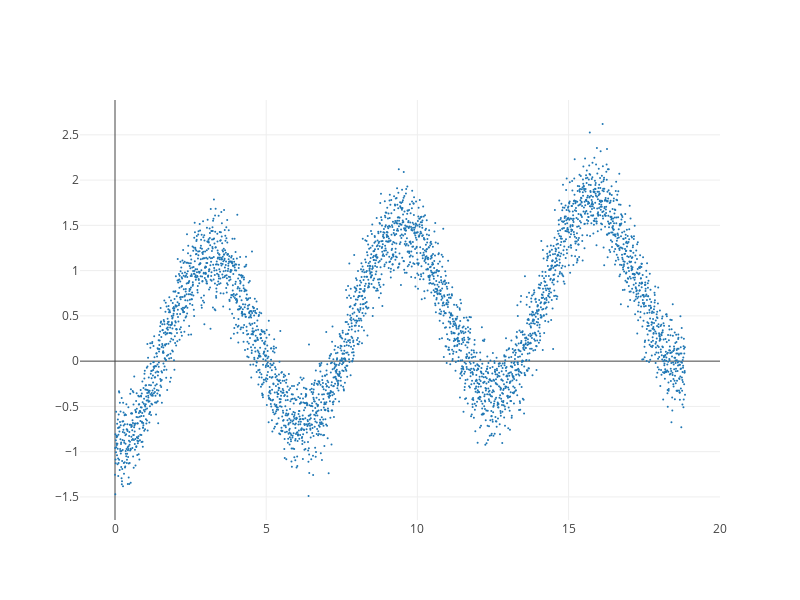

The cell this chart's notebook holds for it:
### Code cell
mychart(x,y)

### Figure 1 — Plotly figure (JSON) as saved in the notebook; plotly's stock layout.template omitted (floating-point values rounded to 4 significant figures; data arrays with more than 128 entries replaced by an {"elided": "..."} marker saying what was removed)
{"data": [{"marker": {"size": 2}, "mode": "markers", "type": "scatter", "uid": "1b5dcdfa-bdad-11e8-8649-9f5ff429174c", "x": {"elided": "4000 float values"}, "y": {"elided": "4000 float values"}}], "layout": {"autosize": false, "height": 600, "width": 800, "yaxis": {"autorange": true}}}
